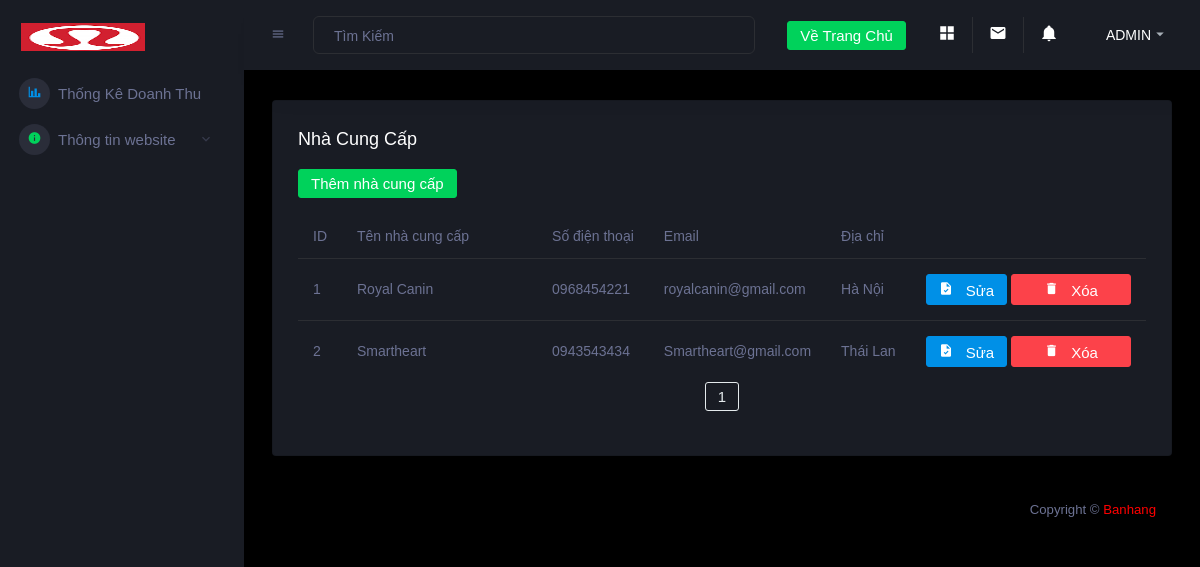
Before: /admin/suppliers.php (signed in) with the older database file.
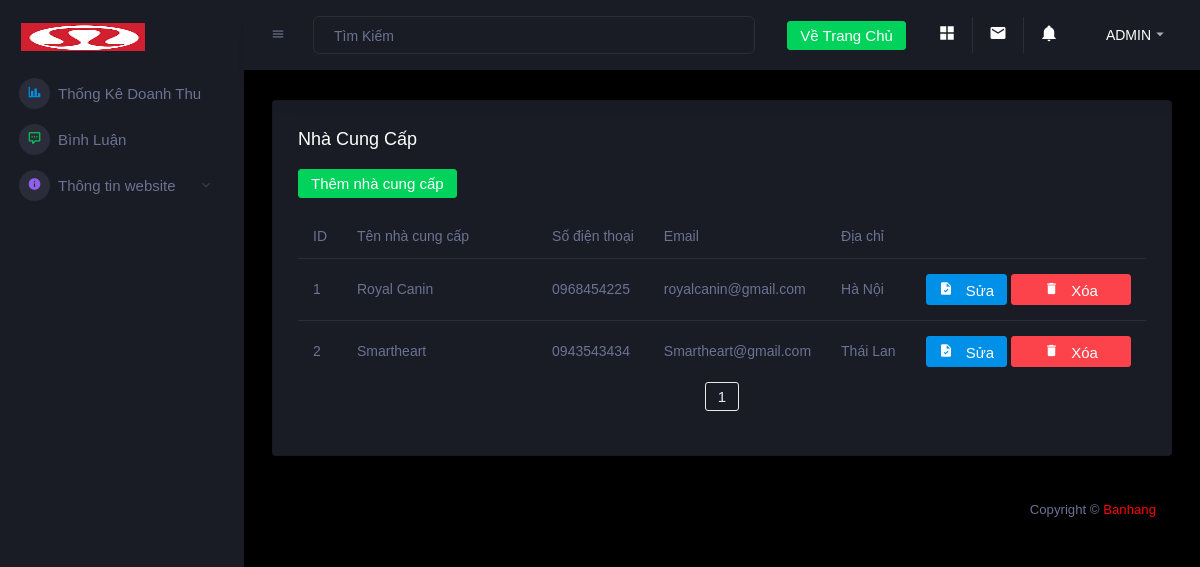
After: the same page with the newer database file.
### tables this page shows
CREATE TABLE `nhacungcap` (
  `id` int(11) NOT NULL,
  `ten` varchar(50) NOT NULL,
  `dienthoai` varchar(50) NOT NULL,
  `email` varchar(50) NOT NULL,
  `diachi` varchar(255) NOT NULL
);

### connect.php (called while the page is built, shortened)
<?php
function selectAll($sql)
{
    $result = $GLOBALS['conn']->query($sql);
    return $result;
}
function rowCount($sql)
{
    $result =  $GLOBALS['conn']->query($sql);
    return $result->rowCount();
}

### admin/suppliers.php (the view, shortened to what the changed rows need)
<?php
include 'header.php';
if (isset($_COOKIE["user"])) {
    $user = $_COOKIE["user"];
    foreach (selectAll("SELECT * FROM taikhoan WHERE taikhoan='$user'") as $row) {
        $permission = $row['phanquyen'];
    }
    if ($permission == 1 || $permission == 0) {
?>
        <div class="main-panel">
            <div class="content-wrapper">
                <div class="row">
                    <div class="col-12 grid-margin">
                        <div class="card">
                            <div class="card-body">
                                <div class="table-responsive">
                                    <table class="table">
                                        <thead>
                                            <tr>
                                                <th class="addfont" style="width: 20px">ID</th>
                                                <th class="addfont" style="width: 400px">Tên nhà cung cấp</th>
                                                <th class="addfont">Số điện thoại</th>
                                                <th class="addfont">Email</th>
                                                <th class="addfont">Địa chỉ</th>
                                                <th></th>
                                            </tr>
                                        </thead>
                                        <tbody>
                                            <?php
                                            $item_per_page = !empty($_GET['per_page']) ? $_GET['per_page'] : 8;
                                            $current_page = !empty($_GET['page']) ? $_GET['page'] : 1;
                                            $baseQuery = "SELECT * FROM nhacungcap";
                                            $offset = ($current_page - 1) * $item_per_page;
                                            foreach (selectAll("$baseQuery LIMIT $item_per_page OFFSET $offset") as $row) {
                                            ?>
                                                <tr class="addfont">
                                                    <td><?= $row['id'] ?></td>
                                                    <td><?= $row['ten'] ?></td>
                                                    <td><?= $row['dienthoai'] ?></td>
                                                    <td><?= $row['email'] ?></td>
                                                    <td><?= $row['diachi'] ?></td>
                                                    <td>
                                                        <a type="button" class="btn btn-primary btn-icon-text" href="editsupplier.php?id=<?= $row['id'] ?>">
                                                            <i class="mdi mdi-file-check btn-icon-prepend"></i> Sửa
                                                        </a>
                                                        <a type="button" class="btn btn-danger btn-icon-text" style="width: 120px" href="deletesupplier.php?id=<?= $row['id'] ?>" onclick="return confirm('Bạn có muốn xóa tin tức này không?')">
                                                            <i class="mdi mdi-delete btn-icon-prepend"></i> Xóa
                                                        </a>
                                                    </td>
                                                </tr>
                                            <?php
                                            }
                                            ?>
                                        </tbody>
                                    </table>
                                </div>
                            </div>
                        </div>
                    </div>
                </div>
        <?php
    }
}
include 'footer.php';
        ?>

### admin/header.php (shortened to what the changed rows need)
<?php
include '../connect.php';
if (isset($_COOKIE["user"])) {
  $user = $_COOKIE["user"];
  foreach (selectAll("SELECT * FROM taikhoan WHERE taikhoan='$user'") as $row) {
    $permission = $row['phanquyen'];
    $userId = $row['id'];
  }
  if ($permission == 1 || $permission == 0) {
?>
    <!DOCTYPE html>
    <html lang="en">
    <head>
      <link rel="stylesheet" href="assets/vendors/mdi/css/materialdesignicons.min.css">
      <link rel="stylesheet" href="assets/vendors/css/vendor.bundle.base.css">
      <link rel="stylesheet" href="assets/vendors/jvectormap/jquery-jvectormap.css">
      <link rel="stylesheet" href="assets/vendors/flag-icon-css/css/flag-icon.min.css">
      <link rel="stylesheet" href="assets/vendors/owl-carousel-2/owl.carousel.min.css">
      <link rel="stylesheet" href="assets/vendors/owl-carousel-2/owl.theme.default.min.css">
      <link rel="stylesheet" href="assets/css/style.css">
    </head>
    <body>
      <div class="container-scroller">
        <nav class="sidebar sidebar-offcanvas" id="sidebar">
          <div class="sidebar-brand-wrapper d-none d-lg-flex align-items-center justify-content-center fixed-top">
            <a class="sidebar-brand brand-logo" href="index.php"><img src="assets/images/logox.png" alt="logo" /></a>
          </div>
          <ul class="nav ">
            <li class="nav-item menu-items ">
              <a class="nav-link" href="index.php">
                <span class="menu-icon">
                  <i class="mdi mdi-chart-bar"></i>
                </span>
                <span class="menu-title addfont">Thống Kê Doanh Thu</span>
              </a>
            </li>
            <?php
            $checkPermissionQuery = "SELECT * FROM taikhoan_quyen WHERE id_taikhoan = $userId AND id_quyen = 7";
            $permissionResult = rowCount($checkPermissionQuery);
            if ($permissionResult > 0 || $permission == 0) {
            ?>
              <li class="nav-item menu-items">
                <a class="nav-link" href="comment.php">
                  <span class="menu-icon">
                    <i class="mdi mdi-comment-processing-outline"></i>
                  </span>
                  <span class="menu-title addfont">Bình Luận</span>
                </a>
              </li>
            <?php
            }
            ?>
            <li class="nav-item menu-items">
              <a class="nav-link" data-toggle="collapse" href="#ui-basic" aria-expanded="false" aria-controls="ui-basic">
                <span class="menu-icon">
                  <i class="mdi mdi-information"></i>
                </span>
                <span class="menu-title addfont">Thông tin website</span>
                <i class="menu-arrow"></i>
              </a>
            </li>
          </ul>
        </nav>
        <div class="container-fluid page-body-wrapper">
          <nav class="navbar p-0 fixed-top d-flex flex-row">
            <div class="navbar-menu-wrapper flex-grow d-flex align-items-stretch">
              <button class="navbar-toggler navbar-toggler align-self-center" type="button" data-toggle="minimize">
                <span class="mdi mdi-menu"></span>
              </button>
              <ul class="navbar-nav w-100">
                <li class="nav-item w-100">
                  <form class="nav-link mt-2 mt-md-0 d-none d-lg-flex search">
                    <input type="text" class="form-control addfont text-light" name="filter" onkeyup="myFunction()" id="txtFind" style="width: 100%;" placeholder="Tìm Kiếm">
                  </form>
                </li>
              </ul>
              <ul class="navbar-nav navbar-nav-right">
                <li class="nav-item dropdown d-none d-lg-block">
                  <a class="nav-link btn btn-success create-new-button addfont" href="../index.php">Về Trang Chủ</a>
                </li>
                <li class="nav-item nav-settings d-none d-lg-block">
                  <a class="nav-link" href="#">
                    <i class="mdi mdi-view-grid"></i>
                  </a>
                </li>
                <li class="nav-item dropdown border-left">
                  <a class="nav-link count-indicator dropdown-toggle" id="messageDropdown" href="#" data-toggle="dropdown" aria-expanded="false">
                    <i class="mdi mdi-email"></i>
                  </a>
                </li>
                <li class="nav-item dropdown border-left">
                  <a class="nav-link count-indicator dropdown-toggle" id="notificationDropdown" href="#" data-toggle="dropdown">
                    <i class="mdi mdi-bell"></i>
                  </a>
                </li>
                <li class="nav-item dropdown">
                  <a class="nav-link" id="profileDropdown" href="#" data-toggle="dropdown">
                    <div class="navbar-profile">
                      <p class="mb-0 d-none d-sm-block navbar-profile-name addfont">ADMIN</p>
                      <i class="mdi mdi-menu-down d-none d-sm-block"></i>
                    </div>
                  </a>
                </li>
              </ul>
            </div>
          </nav>
      <?php
    } else {
      include '404.php';
    }
  } else {
    include '404.php';
  }
      ?>

Changed rows visible on the page:
changed nhacungcap "Royal Canin": dienthoai "0968454221" → "0968454225"
Other visible differences:
text now shown: "Bình Luận"
